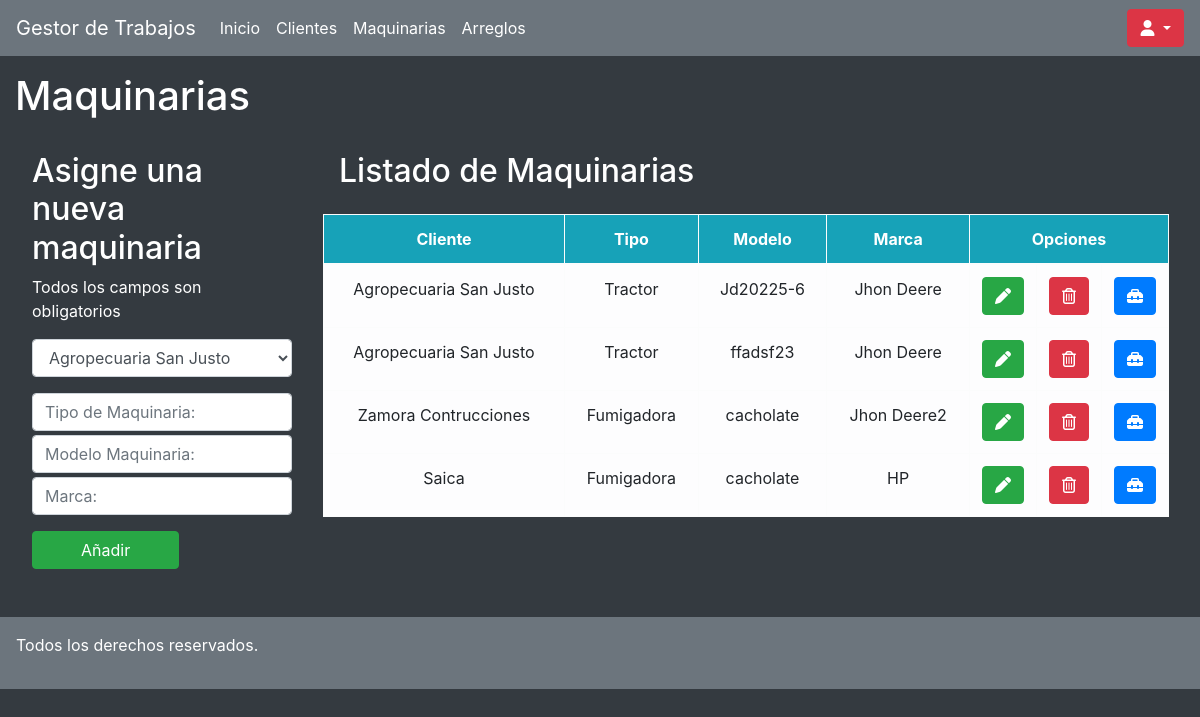
The page /clientes/maquinarias/ (signed in) on the database as committed earlier.
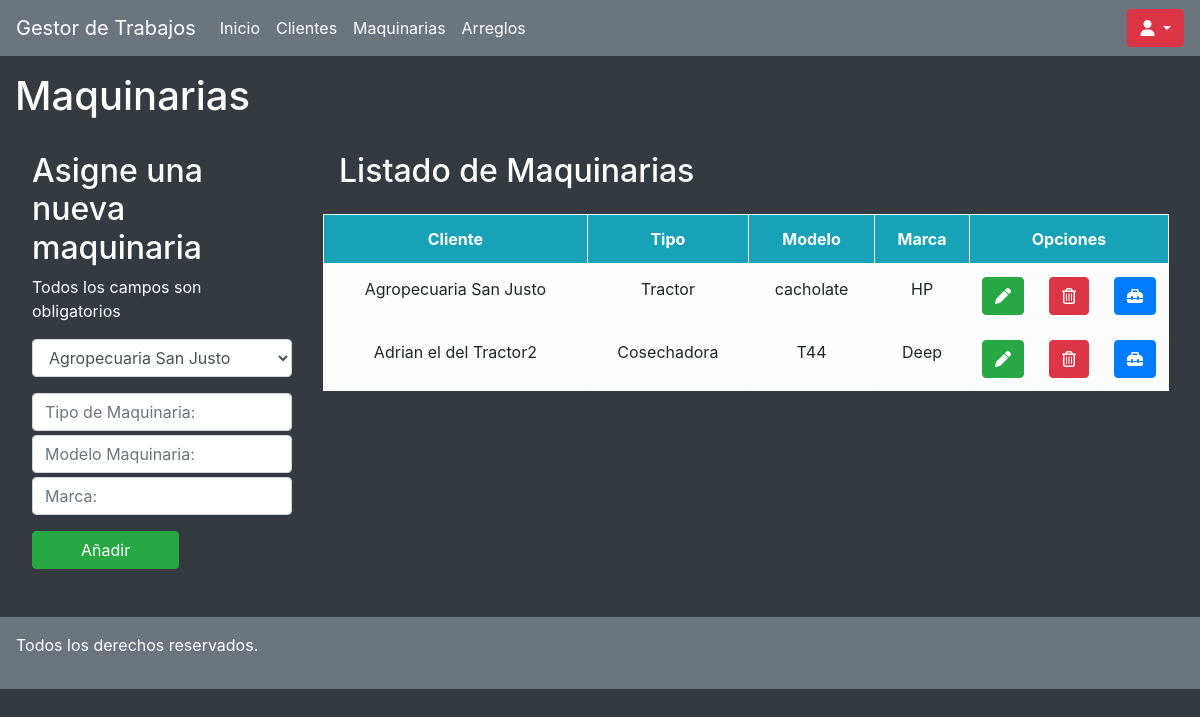
The same page on the database as committed later.
### clientes/models.py (models this page shows, shortened)
class Maquinarias(models.Model):
    propietario = models.ForeignKey(Clientes, null= True, blank = True, on_delete=models.CASCADE)
    tipo = models.CharField(max_length=50)
    modelo = models.CharField(max_length=50)
    marca = models.CharField(max_length=50)

class Clientes(models.Model):
    empresa = models.CharField(max_length=50,null=True,blank=True)
    condicion_iva = models.CharField(max_length=30)
    telefono = models.IntegerField(null=True,blank=True)
    domicilio = models.CharField(max_length=100)
    mail = models.EmailField(null=True,blank=True)
    cuit = models.IntegerField()
    def __str__(self): #es para que cuando lo pidamos me devuelva algo legible, en este caso el nombre
        return f'{self.empresa}'

### clientes/views.py (the view)
# urls.py: path('maquinarias/', maquinarias, name='maquinarias'),
@login_required
def maquinarias(request):
    clientes = Clientes.objects.all()
    maquinarias = Maquinarias.objects.all()
    return render(request, 'maquinarias.html', {"maquinarias": maquinarias,"clientes": clientes})

### clientes/templates/maquinarias.html (shortened to what this page needs)
{% extends "./base.html" %}
{% block body%}
<div class="col-12">
    <h1 class="mt-3 text-white">Maquinarias</h1>
</div>
<div class="row m-3">
    <div class="col-3 p-3 text-white">
        <h2>Asigne una nueva maquinaria</h2>
        <p class="warning">Todos los campos son obligatorios</p>
        <form action="../agregar_maquinarias/" class="form-group" method="POST">
            <select class="form-control mb-3" aria-label=".form-select-sm example" name="propietario" id="propietario">
                {% for clientes in clientes %}
                    <option value="{{clientes.id}}">{{clientes.empresa}}</option>
                {%endfor%}
            </select>
            <input type="text" name="tipo" class="form-control mt-1" placeholder="Tipo de Maquinaria:">
            <input type="text" name="modelo" class="form-control mt-1" placeholder="Modelo Maquinaria:">
            <input type="text" name="marca" class="form-control mt-1" placeholder="Marca:">
            <button class="btn btn-success aling-center px-5 mt-3">Añadir</button>
        </form>
    </div>
    <div class="col-9">
        <h2 class="p-3 text-white">Listado de Maquinarias</h2>
        <table class="table col-12 text-center table-bordered table-light table-hover">
            <thead class="bg-info text-white">
                <tr>
                    <th>Cliente</th>
                    <th>Tipo</th>
                    <th>Modelo</th>
                    <th>Marca</th>
                    <th colspan="3" class="col-2">Opciones</th>
                </tr>
            </thead>
            <tbody class="">
                {% for maquinarias in maquinarias %}
                <tr>
                    <td> {{ maquinarias.propietario}} </td>
                    <td> {{ maquinarias.tipo}} </td>
                    <td> {{ maquinarias.modelo}} </td>
                    <td> {{ maquinarias.marca}} </td>
                    <td><a href="../editar_maquinarias/{{maquinarias.id}}" class="btn btn-success" title="Editar"><i class="fas fa-pen"></i></a></td>
                    <td><a href="../eliminar_maquinaria/{{maquinarias.id}}/{{maquinarias.propietario_id}}" class="btn btn-danger" title="Eliminar"><i class="far fa-trash-alt"></i></a></td>
                    <td><a href="../arreglos-cliente/{{maquinarias.id}}" class="btn btn-primary" title="Arreglos"><i class="fas fa-toolbox"></i></a></td>
                </tr>
                {% endfor %}
            </tbody>
        </table>
    </div>
</div>
{%endblock%}

Rows that differ between the two databases and show on the page:
removed Maquinarias: propietario "Agropecuaria San Justo", tipo "Tractor", modelo "Jd20225-6", marca "Jhon Deere"
removed Maquinarias: propietario "Agropecuaria San Justo", tipo "Tractor", modelo "ffadsf23", marca "Jhon Deere"
removed Maquinarias: propietario "Zamora Contrucciones", tipo "Fumigadora", modelo "cacholate", marca "Jhon Deere2"
removed Maquinarias: propietario "Saica", tipo "Fumigadora", modelo "cacholate", marca "HP"
added Maquinarias: propietario "Agropecuaria San Justo", tipo "Tractor", modelo "cacholate", marca "HP"
added Maquinarias: propietario "Adrian el del Tractor2", tipo "Cosechadora", modelo "T44", marca "Deep"
